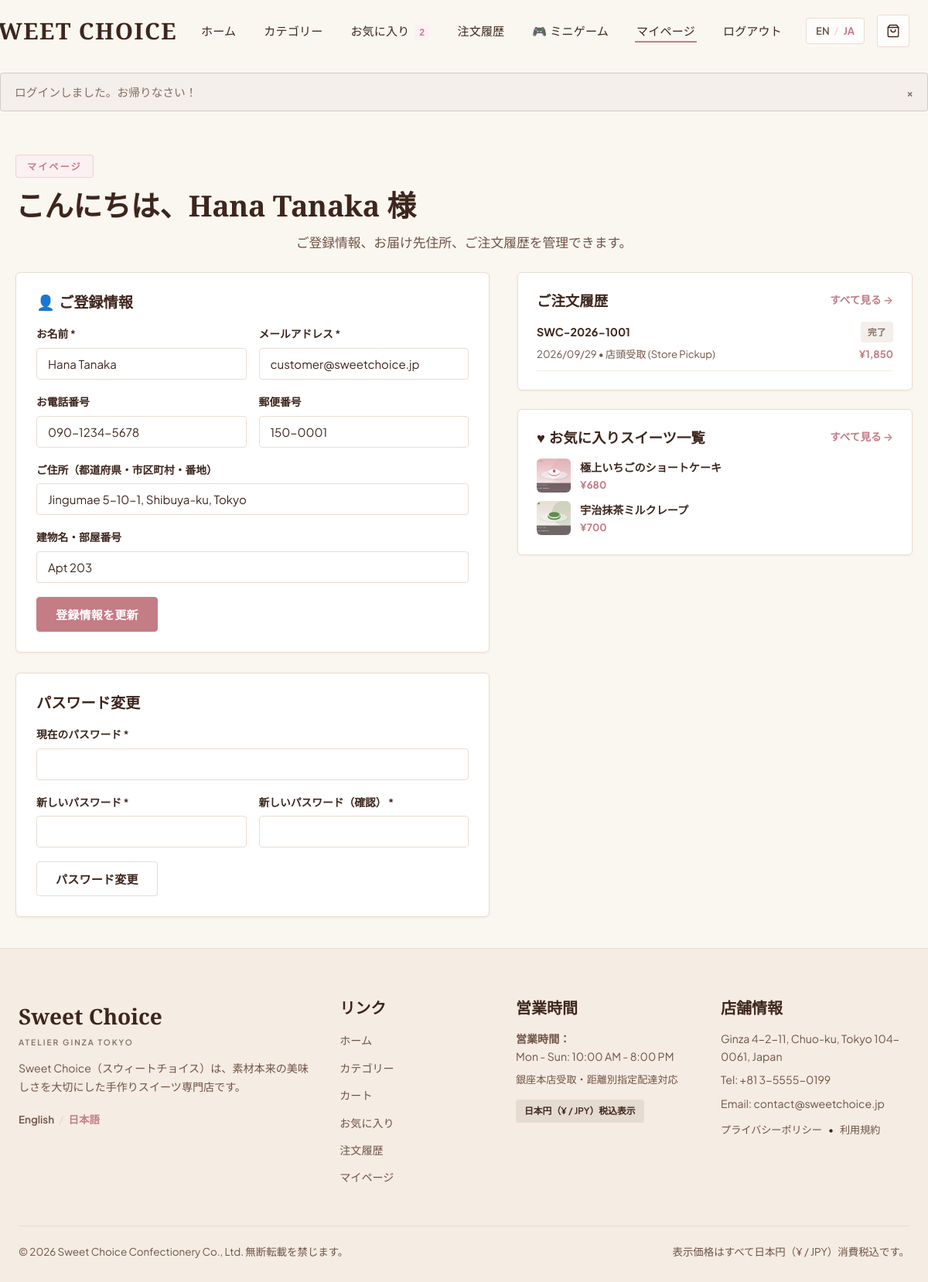
Page /account.php (signed in) on the committed database.
### tables this page shows
CREATE TABLE users (
    id INT AUTO_INCREMENT PRIMARY KEY,
    name VARCHAR(100) NOT NULL,
    email VARCHAR(150) NOT NULL UNIQUE,
    password VARCHAR(255) NOT NULL,
    phone VARCHAR(30) NULL,
    postal_code VARCHAR(20) NULL,
    address VARCHAR(255) NULL,
    apartment VARCHAR(100) NULL,
    role ENUM('customer', 'admin') DEFAULT 'customer',
    created_at DATETIME DEFAULT CURRENT_TIMESTAMP,
    updated_at DATETIME DEFAULT CURRENT_TIMESTAMP ON UPDATE CURRENT_TIMESTAMP
);

CREATE TABLE orders (
    id INT AUTO_INCREMENT PRIMARY KEY,
    order_number VARCHAR(50) NOT NULL UNIQUE,
    user_id INT NULL,
    fulfillment_type ENUM('dine_in', 'pickup', 'delivery') NOT NULL,
    pickup_date DATE NULL,
    pickup_time VARCHAR(20) NULL,
    delivery_date DATE NULL,
    delivery_time VARCHAR(20) NULL,
    distance_km DECIMAL(5,2) DEFAULT 0.00,
    customer_name VARCHAR(100) NOT NULL,
    customer_email VARCHAR(150) NOT NULL,
    customer_phone VARCHAR(30) NOT NULL,
    postal_code VARCHAR(20) NULL,
    address VARCHAR(255) NULL,
    apartment VARCHAR(100) NULL,
    subtotal INT NOT NULL COMMENT 'JPY',
    customization_total INT DEFAULT 0 COMMENT 'JPY',
    delivery_fee INT DEFAULT 0 COMMENT 'JPY',
    service_fee INT DEFAULT 0 COMMENT 'JPY',
    grand_total INT NOT NULL COMMENT 'JPY',
    payment_method VARCHAR(50) NOT NULL,
    payment_provider VARCHAR(50) NULL DEFAULT NULL,
    payment_status ENUM('pending', 'paid') DEFAULT 'paid',
    status ENUM('Order Received', 'Preparing', 'Ready for Pickup', 'Out for Delivery', 'Completed', 'Delivered', 'Cancelled') DEFAULT 'Order Received',
    notes TEXT NULL,
    created_at DATETIME DEFAULT CURRENT_TIMESTAMP,
    updated_at DATETIME DEFAULT CURRENT_TIMESTAMP ON UPDATE CURRENT_TIMESTAMP,
    FOREIGN KEY (user_id) REFERENCES users(id) ON DELETE SET NULL
);

CREATE TABLE products (
    id INT AUTO_INCREMENT PRIMARY KEY,
    category_id INT NOT NULL,
    name_en VARCHAR(150) NOT NULL,
    name_ja VARCHAR(150) NOT NULL,
    slug VARCHAR(150) NOT NULL UNIQUE,
    description_en TEXT NULL,
    description_ja TEXT NULL,
    price INT NOT NULL COMMENT 'Price in JPY',
    image VARCHAR(255) NULL,
    stock INT DEFAULT 50,
    availability ENUM('available', 'limited', 'sold_out') DEFAULT 'available',
    is_popular TINYINT(1) DEFAULT 0,
    tags VARCHAR(255) DEFAULT '' COMMENT 'Comma-separated tags for AI recommendation',
    created_at DATETIME DEFAULT CURRENT_TIMESTAMP,
    updated_at DATETIME DEFAULT CURRENT_TIMESTAMP ON UPDATE CURRENT_TIMESTAMP,
    FOREIGN KEY (category_id) REFERENCES categories(id) ON DELETE RESTRICT
);

CREATE TABLE shop_settings (
    id INT AUTO_INCREMENT PRIMARY KEY,
    setting_key VARCHAR(100) NOT NULL UNIQUE,
    setting_value TEXT NOT NULL,
    description VARCHAR(255) NULL
);

### public/account.php (the view, shortened to what the rows shown need)
<?php
require_once __DIR__ . '/../includes/db.php';
require_once __DIR__ . '/../includes/functions.php';
require_once __DIR__ . '/../includes/language.php';
require_once __DIR__ . '/../includes/auth.php';
$pdo = getDB();
$user = getCurrentUser($pdo);
$userId = (int)$user['id'];
$ordersStmt = $pdo->prepare("SELECT * FROM orders WHERE user_id = ? ORDER BY id DESC LIMIT 5");
$ordersStmt->execute([$userId]);
$recentOrders = $ordersStmt->fetchAll();
$favStmt = $pdo->prepare("SELECT p.*, c.name_en AS category_name_en, c.name_ja AS category_name_ja
                          FROM favorites f
                          JOIN products p ON f.product_id = p.id
                          JOIN categories c ON p.category_id = c.id
                          WHERE f.user_id = ?
                          LIMIT 4");
$favStmt->execute([$userId]);
$favoriteProducts = $favStmt->fetchAll();
require_once __DIR__ . '/../includes/header.php';
?>
<div class="container" style="padding: 40px 20px;">
    <div class="section-header" style="text-align:left; margin-bottom:24px;">
        <span class="section-tag"><?= e(__('nav_account', 'My Account')); ?></span>
        <h1 class="section-title"><?= e(sprintf(__('account_welcome', 'Hello, %s'), $user['name'])); ?></h1>
        <p class="section-subtitle" style="margin:0;">
            <?= e(__('account_subtitle', 'Manage your boutique preferences, saved addresses, and dessert order history.')); ?>
        </p>
    </div>
    <div style="display:grid; grid-template-columns:1.2fr 1fr; gap:36px;">
        <div>
            <div style="background:#FFFFFF; border:1px solid var(--color-border); border-radius:var(--radius-md); padding:26px; box-shadow:var(--shadow-sm); margin-bottom:26px;">
                <form action="account.php" method="POST">
                    <div class="form-row">
                        <div class="form-group">
                            <label class="form-label"><?= e(__('full_name', 'Full Name')); ?> *</label>
                            <input type="text" name="name" class="form-control" required value="<?= e($user['name']); ?>">
                        </div>
                        <div class="form-group">
                            <label class="form-label"><?= e(__('email_address', 'Email Address')); ?> *</label>
                            <input type="email" name="email" class="form-control" required value="<?= e($user['email']); ?>">
                        </div>
                    </div>
                    <div class="form-row">
                        <div class="form-group">
                            <label class="form-label"><?= e(__('phone_number', 'Phone Number')); ?></label>
                            <input type="tel" name="phone" class="form-control" value="<?= e($user['phone'] ?? ''); ?>">
                        </div>
                        <div class="form-group">
                            <label class="form-label"><?= e(__('postal_code', 'Postal Code')); ?></label>
                            <input type="text" name="postal_code" class="form-control" value="<?= e($user['postal_code'] ?? ''); ?>">
                        </div>
                    </div>
                    <div class="form-group">
                        <label class="form-label"><?= e(__('street_address', 'Street Address')); ?></label>
                        <input type="text" name="address" class="form-control" value="<?= e($user['address'] ?? ''); ?>">
                    </div>
                    <div class="form-group">
                        <label class="form-label"><?= e(__('apartment_unit', 'Apartment / Building')); ?></label>
                        <input type="text" name="apartment" class="form-control" value="<?= e($user['apartment'] ?? ''); ?>">
                    </div>
                </form>
            </div>
        </div>
        <div>
            <div style="background:#FFFFFF; border:1px solid var(--color-border); border-radius:var(--radius-md); padding:24px; box-shadow:var(--shadow-sm); margin-bottom:24px;">
                <?php if (empty($recentOrders)): ?>
                    <p style="font-size:0.88rem; color:var(--color-secondary-text);"><?= e(__('account_no_orders', 'No past orders found.')); ?></p>
                <?php else: ?>
                    <div style="display:flex; flex-direction:column; gap:12px;">
                        <?php foreach ($recentOrders as $ro): ?>
                            <div style="border-bottom:1px solid var(--color-border-light); padding-bottom:10px;">
                                <div style="display:flex; justify-content:space-between; align-items:center; font-size:0.9rem;">
                                    <a href="order-confirmation.php?order=<?= urlencode($ro['order_number']); ?>" style="font-weight:700; color:var(--color-deep-text);"><?= e($ro['order_number']); ?></a>
                                    <?= renderOrderStatusBadge($ro['status']); ?>
                                </div>
                                <div style="display:flex; justify-content:space-between; align-items:center; font-size:0.82rem; color:var(--color-secondary-text); margin-top:4px;">
                                    <span><?= date('Y/m/d', strtotime($ro['created_at'])); ?> &bull; <?= e(formatFulfillmentLabel($ro['fulfillment_type'])); ?></span>
                                    <span style="font-weight:700; color:var(--color-deep-plum);"><?= formatPrice($ro['grand_total']); ?></span>
                                </div>
                            </div>
                        <?php endforeach; ?>
                    </div>
                <?php endif; ?>
            </div>
            <div style="background:#FFFFFF; border:1px solid var(--color-border); border-radius:var(--radius-md); padding:24px; box-shadow:var(--shadow-sm);">
                <?php if (empty($favoriteProducts)): ?>
                    <p style="font-size:0.88rem; color:var(--color-secondary-text);"><?= e(__('account_no_favorites', 'No saved favorites yet.')); ?></p>
                <?php else: ?>
                    <div style="display:flex; flex-direction:column; gap:10px;">
                        <?php foreach ($favoriteProducts as $favP): ?>
                            <div style="display:flex; align-items:center; gap:12px; font-size:0.88rem;">
                                <img src="../uploads/products/<?= e($favP['image']); ?>" alt="" style="width:44px; height:44px; border-radius:6px; object-fit:cover;">
                                <div style="flex:1;">
                                    <a href="product.php?id=<?= $favP['id']; ?>" style="font-weight:600; color:var(--color-deep-text);">
                                        <?= e(getLocalized($favP, 'name')); ?>
                                    </a>
                                    <div style="color:var(--color-deep-plum); font-weight:700; font-size:0.82rem;">
                                        <?= formatPrice($favP['price']); ?>
                                    </div>
                                </div>
                            </div>
                        <?php endforeach; ?>
                    </div>
                <?php endif; ?>
            </div>
        </div>
    </div>
</div>
<?php require_once __DIR__ . '/../includes/footer.php'; ?>

### includes/functions.php (shortened to what the rows shown need)
<?php
function formatPrice($amount): string {
    $numericAmount = is_numeric($amount) ? (int)round((float)$amount) : 0;
    return '¥' . number_format($numericAmount);
}
function e(?string $string): string {
    return htmlspecialchars($string ?? '', ENT_QUOTES, 'UTF-8');
}
function getShopSetting(PDO $pdo, string $key, string $default = ''): string {
    static $settingsCache = [];
    try {
        $stmt = $pdo->prepare("SELECT setting_value FROM shop_settings WHERE setting_key = ?");
        $stmt->execute([$key]);
        $val = $stmt->fetchColumn();
        $settingsCache[$key] = ($val !== false) ? $val : $default;
        return $settingsCache[$key];
    } catch (Exception $e) {
        return $default;
    }
}
function renderOrderStatusBadge(string $status): string {
    $class = match($status) {
        'Completed', 'Delivered' => 'badge-status-completed',
        'Order Received' => 'badge-status-received',
        'Preparing' => 'badge-status-preparing',
        'Ready for Pickup', 'Out for Delivery' => 'badge-status-active',
        'Cancelled' => 'badge-status-cancelled',
        default => 'badge-status-default'
    };
    $statusKey = match($status) {
        'Order Received' => 'status_received',
        'Preparing' => 'status_preparing',
        'Ready for Pickup' => 'status_ready_pickup',
        'Out for Delivery' => 'status_out_delivery',
        'Completed' => 'status_completed',
        'Delivered' => 'status_delivered',
        'Cancelled' => 'status_cancelled',
        default => ''
    };
    $label = $statusKey ? __($statusKey, $status) : $status;
    return '<span class="badge ' . $class . '">' . e($label) . '</span>';
}
function formatFulfillmentLabel(string $fulfillment): string {
    return match ($fulfillment) {
        'dine_in'  => __('dine_in_option', 'Dine-in (店内)'),
        'pickup'   => __('pickup_option', 'Store Pickup'),
        'delivery' => __('delivery_option', 'Local Delivery'),
        default    => ucfirst(str_replace('_', ' ', $fulfillment)),
    };
}

### includes/footer.php (shortened to what the rows shown need)
<?php
$shopHours = getShopSetting($pdo, 'business_hours_display', 'Mon - Sun: 10:00 AM - 8:00 PM');
$shopPhone = getShopSetting($pdo, 'shop_phone', '+81 3-5555-0199');
$shopEmail = getShopSetting($pdo, 'shop_email', 'contact@sweetchoice.jp');
$shopAddress = getShopSetting($pdo, 'shop_address', 'Ginza 4-2-11, Chuo-ku, Tokyo 104-0061, Japan');
?>
</main>
<footer class="site-footer">
    <div class="container">
        <div class="footer-grid">
            <div class="footer-col">
                <h4><?= e(__('footer_contact', 'Boutique Atelier')); ?></h4>
                <p class="footer-text"><?= e($shopAddress); ?></p>
                <p class="footer-text">Tel: <?= e($shopPhone); ?></p>
                <p class="footer-text">Email: <?= e($shopEmail); ?></p>
                <div class="footer-legal-links">
                    <a href="#privacy"><?= isJapanese() ? 'プライバシーポリシー' : 'Privacy Policy'; ?></a>
                    <span>•</span>
                    <a href="#terms"><?= isJapanese() ? '利用規約' : 'Terms & Conditions'; ?></a>
                </div>
            </div>
        </div>
    </div>
</footer>
</body>
</html>

### rows in the picture
users: name "こんにちは、Hana Tanaka 様", name "Hana Tanaka", email "customer@sweetchoice.jp", phone "090-1234-5678", postal_code "150-0001", address "Jingumae 5-10-1, Shibuya-ku, Tokyo", apartment "Apt 203"
orders: order_number "SWC-2026-1001", status "完了", created_at "2026/09/29", fulfillment_type "店頭受取 (Store Pickup)", grand_total "¥1,850"
products: image (picture), name_ja "極上いちごのショートケーキ", price "¥680"
products: image (picture), name_ja "宇治抹茶ミルクレープ", price "¥700"
shop_settings: setting_value "Ginza 4-2-11, Chuo-ku, Tokyo 104-0061, Japan"

### other values in the picture
__('nav_home', 'Home') "ホーム"
__('nav_category', 'Category') "カテゴリー"
__('nav_favorites', 'Favorites') "お気に入り"
$favCount "2"
__('nav_orders', 'Orders') "注文履歴"
__('nav_account', 'My Account') "マイページ"
__('nav_logout', 'Logout') "ログアウト"
$flash['message'] "ログインしました。お帰りなさい！"
__('profile_info', 'Profile Details') "ご登録情報"
__('full_name', 'Full Name') "お名前"
__('email_address', 'Email Address') "メールアドレス"
__('phone_number', 'Phone Number') "お電話番号"
__('postal_code', 'Postal Code') "郵便番号"
__('street_address', 'Street Address') "ご住所（都道府県・市区町村・番地）"
__('apartment_unit', 'Apartment / Building') "建物名・部屋番号"
